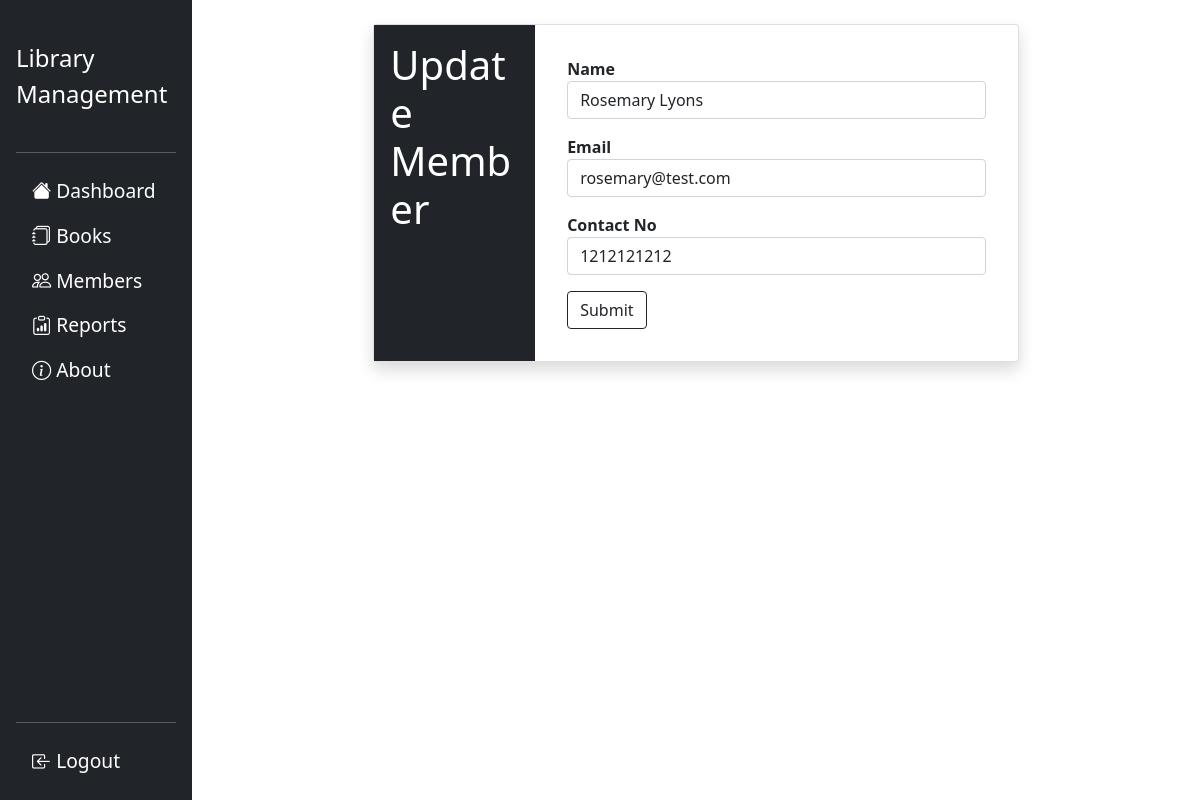
/update_member/1 (signed in), run on the app's committed database.
### flasklib/models.py (models this page shows, shortened)
class Member(db.Model):
    mid=db.Column(db.Integer,primary_key=True)
    mname=db.Column(db.String(20),nullable=False)
    email=db.Column(db.String,unique=True,nullable=False)
    contact=db.Column(db.String(12),nullable=False)
    date_added=db.Column(db.DateTime,default=datetime.utcnow)
    debt=db.Column(db.Float,nullable=False,default=0)
    dues=db.Column(db.String,default='')
    books=db.relationship('Book',backref='issued_to',lazy=True)
    issues=db.relationship('BookIssue',backref='issues',lazy=True)

### flasklib/members/routes.py (the view, shortened to what this page needs)
@members.route("/update_member/<int:mid>",methods=['GET','POST'])
@login_required
def update_member(mid):
    form=MemberForm()
    member=Member.query.get(mid)
    if request.method == 'GET':
        form.mname.data=member.mname
        form.email.data=member.email
        form.contact.data=member.contact
    return render_template('templates_members/add_member.html',title='Update Member',form=form)

### flasklib/members/forms.py
class MemberForm(FlaskForm):
    mname=StringField('Name',validators=[DataRequired()])
    email=StringField('Email',validators=[DataRequired(),Email()])
    contact=IntegerField('Contact No',validators=[DataRequired(),NumberRange(min=0, max=10000000000, message='Invalid length')])
    submit=SubmitField('Submit')

### flasklib/models.py (called while the page is built)
@login_manager.user_loader
def load_user(user_id):
    return Admin.query.get(int(user_id))

### flasklib/templates/templates_members/add_member.html (shortened to what this page needs)
{% extends 'layout.html' %}
{% block content %}
<div class="container col-8">
    <div class="card shadow rounded">
        <div class="row g-0">
            <div class="col-md-3 p-0" style="background-color:rgb(33,37,41);">
                <h2 class="text-white display-6 m-3">{{ title }}</h2>
            </div>
            <div class="col-md-9 p-3">
                <div class="card-body">
                    <form class="d-grid" action="" method="POST">
                        <fieldset>
                            <div class="form-group mb-3">
                                {{ form.mname.label(class="form-control-label fw-bold") }}
                                {% if form.mname.errors %}
                                    {{ form.mname(class="form-control form-control-lg is-invalid") }}
                                    {% for error in form.mname.errors %}
                                    <div class="invalid-feedback">
                                        <span>{{ error }}</span>
                                    </div>
                                    {% endfor %}
                                {% else %}
                                    {{ form.mname(class="form-control form-control-md") }}
                                {% endif %}
                            </div>
                            <div class="form-group mb-3">
                                {{ form.email.label(class="form-control-label fw-bold") }}
                                {% if form.email.errors %}
                                    {{ form.email(class="form-control form-control-lg is-invalid") }}
                                    {% for error in form.email.errors %}
                                    <div class="invalid-feedback">
                                        <span>{{ error }}</span>
                                    </div>
                                    {% endfor %}
                                {% else %}
                                    {{ form.email(class="form-control form-control-md") }}
                                {% endif %}
                            </div>
                            <div class="form-group mb-3">
                                {{ form.contact.label(class="form-control-label fw-bold") }}
                                {% if form.contact.errors %}
                                    {{ form.contact(class="form-control form-control-lg is-invalid") }}
                                    {% for error in form.contact.errors %}
                                    <div class="invalid-feedback">
                                        <span>{{ error }}</span>
                                    </div>
                                    {% endfor %}
                                {% else %}
                                    {{ form.contact(class="form-control form-control-md") }}
                                {% endif %}
                            </div>
                            <div class="form-group">
                                {{ form.submit(class="btn btn-outline-dark") }}
                            </div>
                        </fieldset>
                    </form>
                </div>
            </div>
        </div>
    </div>
</div>
{% endblock content %}

### data on the page
Member: mname "Rosemary Lyons", email "rosemary@test.com", contact "1212121212"

### other printed values
{{ title }} "Update Member"
